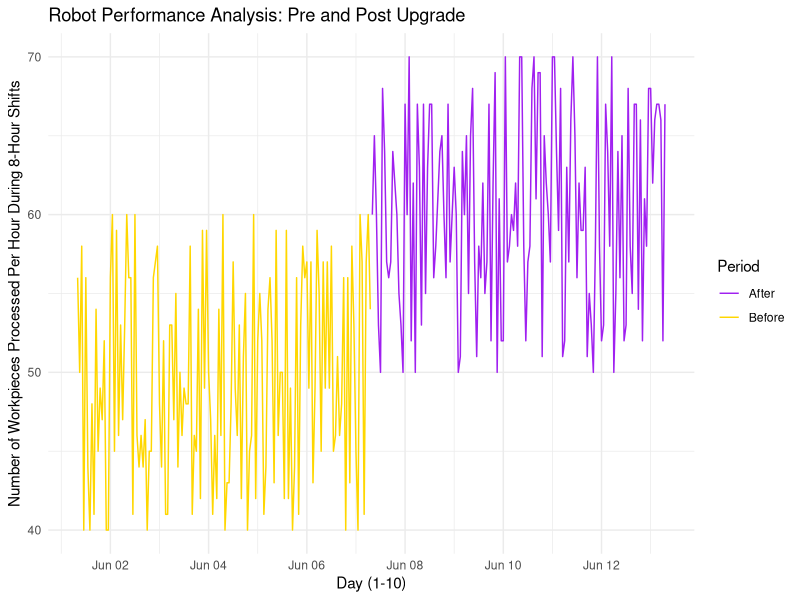

This figure's R source:
## ---- chunk 1
knitr::opts_chunk$set(echo = TRUE)
library(lubridate)
library(ggplot2)
Sys.setlocale("LC_TIME", "C")
## ---- chunk 2
start_time_before <- as.POSIXct("2024-06-01 08:00")
end_time_before <- start_time_before + days(6) - hours(1)
start_time_after <- as.POSIXct("2024-06-07 08:00")
end_time_after <- start_time_after + days(6) - hours(1)

timestamps_before <- seq(from = start_time_before, to = end_time_before, by = "hour")
timestamps_after <- seq(from = start_time_after, to = end_time_after, by = "hour")
set.seed(44) 

# Setting seed for reproducibility
workpieces_before <- sample(40:60, length(timestamps_before), replace = TRUE)
workpieces_after <- sample(50:70, length(timestamps_after), replace = TRUE)
data_before <- data.frame(Time = timestamps_before, Workpieces = workpieces_before, Period = "Before")
data_after <- data.frame(Time = timestamps_after, Workpieces = workpieces_after, Period = "After")

data <- rbind(data_before, data_after)

head(data)
## ---- chunk 3
summary(data[data$Period == "Before", "Workpieces"])
summary(data[data$Period == "After", "Workpieces"])

## ---- chunk 4
ggplot(data, aes(x = as.POSIXct(Time), y = Workpieces, color = Period)) +
  geom_line() +
  labs(title = "Robot Performance Analysis: Pre and Post Upgrade", x = "Day (1-10)", y = "Number of Workpieces Processed Per Hour During 8-Hour Shifts") +
  scale_color_manual(name = "Period", values = c("Before" = "gold", "After" = "purple")) +
  theme_minimal()

## ---- chunk 5
before_data <- data[data$Period == "Before", "Workpieces"]
after_data <- data[data$Period == "After", "Workpieces"]

t_test_result <- t.test(before_data, after_data, paired = TRUE)
print(t_test_result)

## ---- chunk 6
mean_before <- mean(before_data)
mean_after <- mean(after_data)

cat("Average number of workpieces processed per hour before the upgrade:", mean_before, "\n")
cat("Average number of workpieces processed per hour after the upgrade:", mean_after, "\n")

## ---- chunk 7
if (t_test_result$p.value < 0.05) {
  cat("The increase in the number of workpieces processed per hour after the upgrade is statistically significant.\n")
} else {
  cat("There is no statistically significant difference in the number of workpieces processed per hour before and after the upgrade.\n")
}

